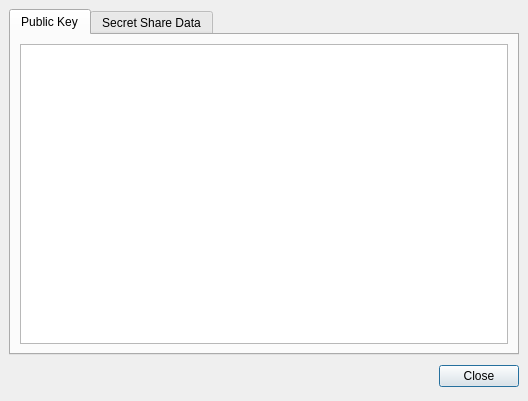
<ui version="4.0" >
 <author></author>
 <comment></comment>
 <exportmacro></exportmacro>
 <class>Dialog</class>
 <widget class="QDialog" name="Dialog" >
  <property name="geometry" >
   <rect>
    <x>0</x>
    <y>0</y>
    <width>528</width>
    <height>401</height>
   </rect>
  </property>
  <property name="windowTitle" >
   <string>View Authority</string>
  </property>
  <layout class="QVBoxLayout" >
   <property name="margin" >
    <number>9</number>
   </property>
   <property name="spacing" >
    <number>6</number>
   </property>
   <item>
    <widget class="QTabWidget" name="tabWidget" >
     <widget class="QWidget" name="tab" >
      <attribute name="title" >
       <string>Public Key</string>
      </attribute>
      <layout class="QGridLayout" >
       <property name="margin" >
        <number>9</number>
       </property>
       <property name="spacing" >
        <number>6</number>
       </property>
       <item row="0" column="0" >
        <widget class="QTextEdit" name="textEdit" />
       </item>
      </layout>
     </widget>
     <widget class="QWidget" name="tab_2" >
      <attribute name="title" >
       <string>Secret Share Data</string>
      </attribute>
     </widget>
    </widget>
   </item>
   <item>
    <layout class="QHBoxLayout" >
     <property name="margin" >
      <number>0</number>
     </property>
     <property name="spacing" >
      <number>6</number>
     </property>
     <item>
      <spacer>
       <property name="orientation" >
        <enum>Qt::Horizontal</enum>
       </property>
       <property name="sizeHint" >
        <size>
         <width>131</width>
         <height>31</height>
        </size>
       </property>
      </spacer>
     </item>
     <item>
      <widget class="QPushButton" name="cancelButton" >
       <property name="text" >
        <string>Close</string>
       </property>
      </widget>
     </item>
    </layout>
   </item>
  </layout>
 </widget>
 <pixmapfunction></pixmapfunction>
 <resources/>
 <connections>
  <connection>
   <sender>cancelButton</sender>
   <signal>clicked()</signal>
   <receiver>Dialog</receiver>
   <slot>reject()</slot>
   <hints>
    <hint type="sourcelabel" >
     <x>369</x>
     <y>253</y>
    </hint>
    <hint type="destinationlabel" >
     <x>179</x>
     <y>282</y>
    </hint>
   </hints>
  </connection>
 </connections>
</ui>
